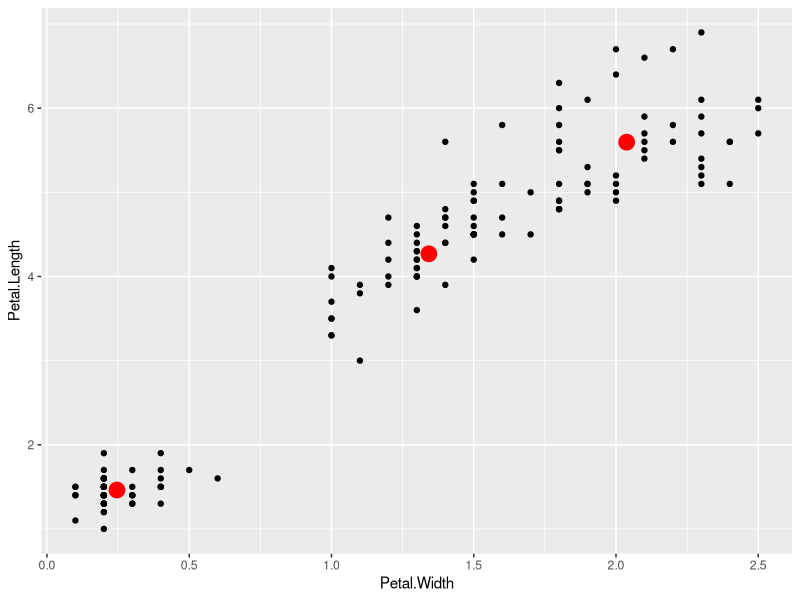

Write R code to recreate this figure.
library(tidyverse)
kmeans(iris[,3:4], centers = 3)
km <- kmeans(iris[,3:4], centers = 3)
km$centers
ggplot(data=iris) + geom_point(aes(x=Petal.Width, y=Petal.Length)) + geom_point(data=as.data.frame(km$centers), mapping=aes(x=Petal.Width, y=Petal.Length), color="red", size=5)
km$cluster
table(iris$Species, km$cluster)
km <- kmeans(iris[,3:4], centers = 3)
table(iris$Species, km$cluster)
km <- kmeans(iris[,3:4], centers = 3, nstart = 1000)
